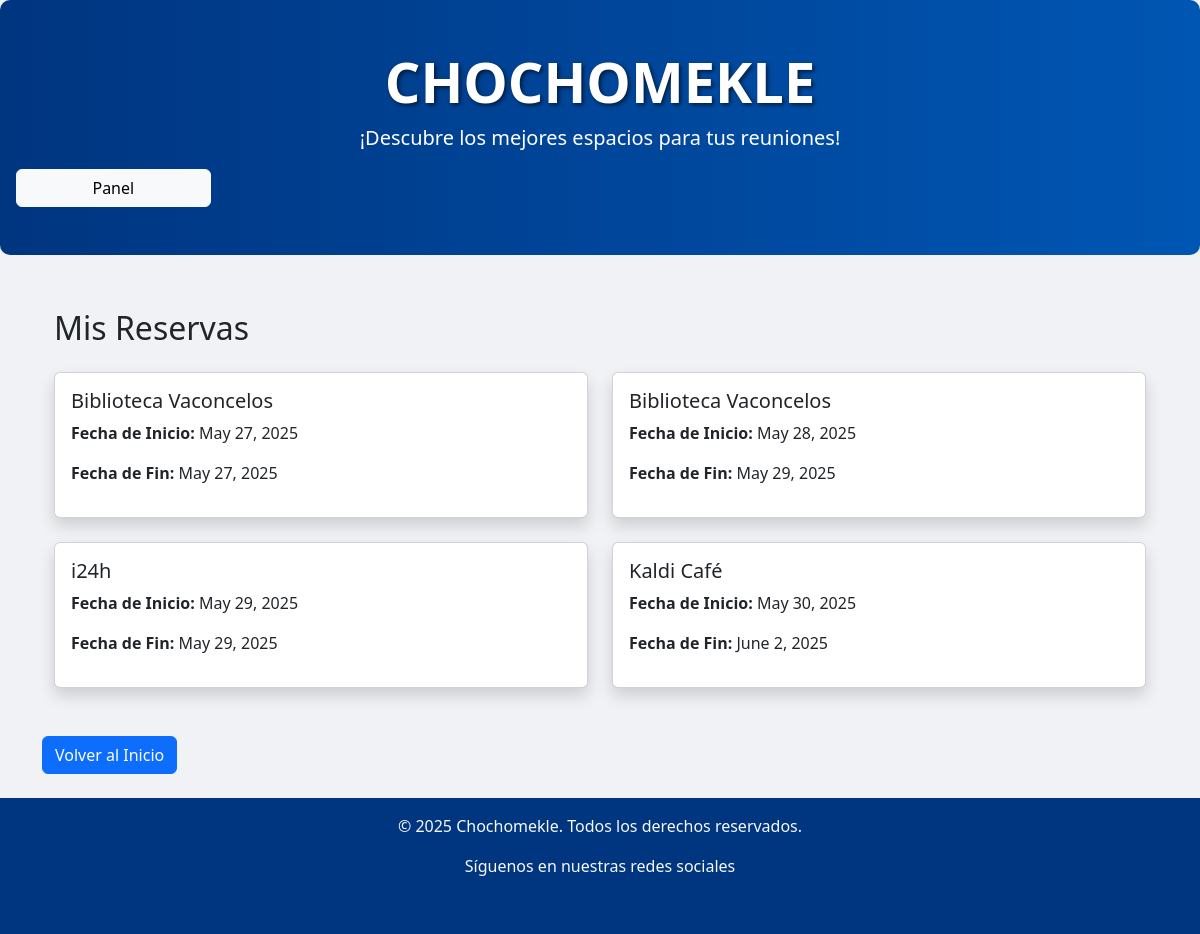
Screenshot of /mis-reservas/ with the database file from the repository.
### reservas/models.py (models this page shows, shortened)
class Reserva(models.Model):
    ESTADO_CHOICES = [
        ('pendiente', 'Pendiente'),
        ('confirmada', 'Confirmada'),
        ('cancelada', 'Cancelada')
    ]
    cliente = models.ForeignKey(Cliente, on_delete=models.CASCADE)
    espacio = models.ForeignKey(Espacio, on_delete=models.CASCADE)
    fecha_inicio = models.DateField()
    fecha_fin = models.DateField()
    estado = models.CharField(max_length=10, choices=ESTADO_CHOICES, default='pendiente')
    class Meta:
        ordering = ['fecha_inicio']

class Espacio(models.Model):
    nombre = models.CharField(max_length=100)
    ubicacion = models.CharField(max_length=100)
    capacidad = models.IntegerField()
    disponible = models.BooleanField(default=True)
    descripcion = models.TextField(default='Sin descripción')

### reservas/views.py (the view)
# urls.py: path('mis-reservas/', views.mis_reservas, name='mis_reservas'),
def mis_reservas(request):
    reservas = Reserva.objects.all()  # Filtrar por usuario real si hay login
    return render(request, 'reservas/mis_reservas.html', {'reservas': reservas})

### reservas/templates/reservas/mis_reservas.html
{% extends 'reservas/base.html' %}
{% block content %}
<div class="container py-4">
    <h2 class="mb-4">Mis Reservas</h2>
    {% if reservas %}
        <div class="row row-cols-1 row-cols-md-2 g-4">
            {% for reserva in reservas %}
            <div class="col">
                <div class="card shadow">
                    <div class="card-body">
                        <h5 class="card-title">{{ reserva.espacio.nombre }}</h5>
                        <p><strong>Fecha de Inicio:</strong> {{ reserva.fecha_inicio }}</p>
                        <p><strong>Fecha de Fin:</strong> {{ reserva.fecha_fin }}</p>
                    </div>
                </div>
            </div>
            {% endfor %}
        </div>
    {% else %}
        <p>No tienes reservas registradas.</p>
    {% endif %}
</div>
<div class="mt-4">
    <a href="{% url 'inicio' %}" class="btn btn-primary">Volver al Inicio</a>
</div>
{% endblock %}

### reservas/templates/reservas/base.html (style rules this page uses)
body { background-color: #f0f2f5; }

### rows the page displays
Reserva: espacio.nombre "Biblioteca Vaconcelos", fecha_inicio "May 27, 2025", fecha_fin "May 27, 2025"
Reserva: espacio.nombre "Biblioteca Vaconcelos", fecha_inicio "May 28, 2025", fecha_fin "May 29, 2025"
Reserva: espacio.nombre "i24h", fecha_inicio "May 29, 2025", fecha_fin "May 29, 2025"
Reserva: espacio.nombre "Kaldi Café", fecha_inicio "May 30, 2025", fecha_fin "June 2, 2025"
